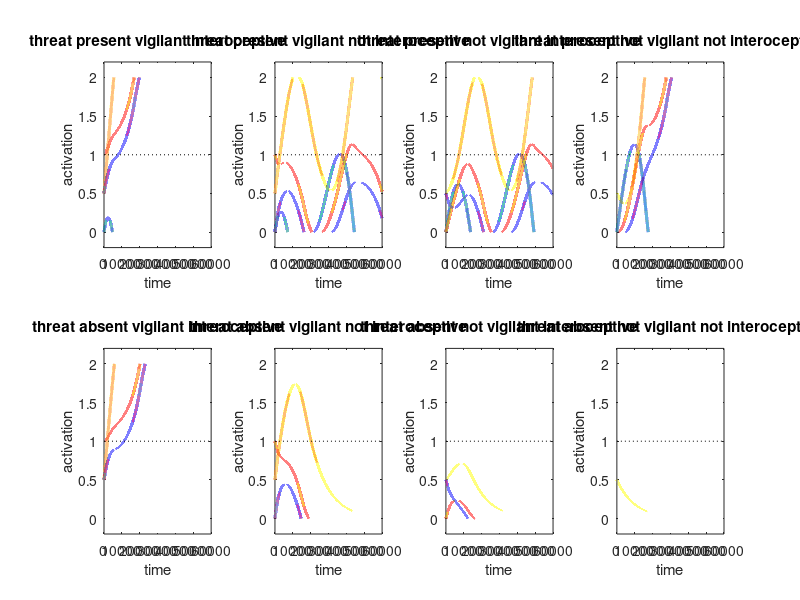

The MATLAB script that drew this image:
function tstats=bada_nn_1999_2(psychstates,graphics)
% conceptual model to show why / how we shut down
% conceptual mechanisms
%   we don't like internal or external pain
%   so we are vigilant for external pain until the internal pain of it becomes too much
%      and we shut down internal pain / experience

if nargin<1, psychstates={'wellregulated'}; end
if nargin<2, graphics=1; end

if ~iscell(psychstates)
  psychstates={psychstates};
end

%comment

global gwmat gstartstate ginstates typetest;

tstats.psychstates=psychstates;
%%%%%%%%%%%%%%%%%%%%%%%%%%%%%%%%%%%%%%%%%%%%%%%%%%%%%%%%
%% initialize the network for healthy and ruminative and BADA people
nodenames={'threat','vigilance','avoidance','interoceptive'};
tstats.nodenames=nodenames;
% over the diagonal is feed forward
% under the diagonal is feed backward
%healthywmat=[ 1        .5        0        0   ;   % external threat
%              0         1       .5        0   ;   % Salience/vigilance/rum
%	          -1       -.5        1        0   ;   % avoidance/control
%              0        .5        0.3      1  ];   % interoception

momentum=.001;
timelimit=60000;
stimtime=60000;
noisemag=0;
%decvec=[0 -.0002 -.0002 0]; % natural decay in absence of stimuli
decvec=[0 0 0 0];
%noisemag=0.0001; % tiny noise completely changes the network - adds threat
                  % where there is none

%%%%%%%%%%%%%%%%%%%%%%%%%%%%%%%%%%%%%%%%%%%%%%%%%%%%%%%%%%%%%%%%
%% states we will model

% where we start - there should be eight combinations of possible scenarios
% because we have three different variables: so 2^3 = 8

startstate=[0  1  0.5  0.5 ; % threat present vigilant int
 	        0  1  0.5  0   ; % threat present vigilant not int
	        0  0  0.5  0.5 ; % threat present not vigilant int
	        0  0  0.5    0 ; % threat present not vigilant not int
            0  1  0.5  0.5 ; % threat absent vigilant int
	        0  1  0.5    0 ; % threat absent vigilant not int
            0  0  0.5  0.5 ; % threat absent not vigilant int
            0  0  0.5    0 ]; % threat absent not vigilant not int

instates=[.1 0 0 0 ; % threat present vigilant int
	      .1 0 0 0 ; % threat present vigilant not int
	      .1 0 0 0 ; % threat present not vigilant int
	      .1 0 0 0 ; % threat present vigilant
           0 0 0 0 ; % threat present not vigilant not int
	       0 0 0 0 ; % threat absent vigilant int
           0 0 0 0 ; % threat absent not vigilant int
           0 0 0 0 ]; % threat absent not vigilant not int

% used to denote what type of stimulus user is presented...
% criticism indicates that they will recieve threat at beginning and
% halfway through recording
type = 'standard';

% where we start
% startstate=[0  0  0.5  0.5 ; % threat absent not vigilant w int
%  	        0  0  0.5  0.5 ; % threat present not vigilant w int
% 	        0  1  0.5  0.5 ; % threat absent vigilant w int
% 	        0  1  0.5    0 ; % threat present vigilant w/o int
%             0  0  0.5    0 ; % threat absent vigilant w/o int
% 	        0  0  0.5    0 ]; % threat present vigilant w/o int

% what comes in
% instates= [0 0 0 0 ; % threat absent not vigilant
% 	      .1 0 0 0 ; % threat present not vigilant
% 	       0 0 0 0 ; % threat absent vigilant
% 	      .1 0 0 0 ; % threat present vigilant
%            0 0 0 0 ; % threat absent vigilant
% 	      .1 0 0 0 ]; % threat present vigilant


instatenames={'threat present vigilant interoceptive','threat present vigilant not interoceptive','threat present not vigilant interoceptive','threat present not vigilant not interoceptive', 'threat absent vigilant interoceptive', 'threat absent vigilant not interoceptive','threat absent not vigilant interoceptive', 'threat absent not vigilant not interoceptive'};
%%%%%%%%%%%%%%%%%%%%%%%%%%%%%%%%%%%%%%%%%%%%%%%%%%%%%%%
wthreatthreat=[1 1];
wthreatvigilance=[1 2];
wthreatavoid=[1 3];
wvigilancethreat=[2 1];
wvigilancevigilance=[2 2];
wvigilanceavoid=[2 3];
wavoidthreat=[3 1];
wavoidvigilance=[3 2];
wavoidavoid=[3 3];
        % TO THESE NETWORKS
wmat=[  .9        .15        0       0   ;   % external threat
   	     0         .9      .25      .25   ;   % vigilance/salience       % FROM THESE NETWORKS
	  -.25       -.04       .9    -.1   ;   % avoidance/control
         0        .25       .15     .9  ];   % interoception

% wmat = [3.70145616563835,0.136906283054430,0.0115174868162189,-0.0294855359910754;
% -0.00988584731411681,-1.71513363284323,5.19167529558525,6.51258811638633;
% -0.0539579351498396,0.430802569672914,-9.33536831616034,1.29183903769569;
% 0.0267840673917464,1.68446897618756,2.38239390778934,-4.37898982259990];

for statenum=1:length(psychstates)
  statetouse=psychstates{statenum};
  switch statetouse
   case 'reactive'
    % clearly that is fairly extreme
    % suppose we want sustained low level vigilance, just enough control
    wmat(1,2)=.6; % increase threat-vigilance
   case 'depressed' % low prefrontal inhibition
    wmat(2,3)=.05; % decrease vigilance->avoidance
   case 'ruminative'
    wmat(2,2)=1; % increase autoconnectivity of vigilance
   case 'avoidant'
    wmat(2,3)=.4;
   case 'noisy' % same as reactive but with noise
    noisemag=.00005;
   case 'lowperceive'
    wmat(1,2)=.015;
   case 'lowvigilant'
    wmat(2,2)=.5;
   case 'overcontrol'
    wmat(2,3)=.4;
   case 'wellregulated'
   case 'useglobals'
    wmat=gwmat; startstate=gstartstate; instates=ginstates; type = typetest;
  end
end

tstats.wmat=wmat;



%%%%%%%%%%%%%%%%%%%%%%%%%%%%%%%%%%%%%%%%%%%%%%%%%%%%%%%%%%
%% Show the network's behavior


% healthy matrix
if graphics, figure(1); clf; end
for instate=1:size(instates,1)
  percept=squeeze(3.*momentum.*instates(instate,:));
  noisevec=noisemag.*(randn(1,length(percept))-.5);
  invec(1,:)=startstate(instate,:);
  for time=2:timelimit
    if time==(stimtime/2) && (strcmp(type,'criticism'))
        criticism = [0.1 0 0 0];
        disp(slimit(decvec+noisevec+percept+(1-momentum).*invec(time-1,:)+(momentum.*((wmat'*invec(time-1,:)'))')))
        disp(slimit(decvec+noisevec+percept+(1-momentum).*invec(time-1,:)+(momentum.*((wmat'*invec(time-1,:)'))') + momentum.*criticism))
        invec(time,:)=slimit(decvec+noisevec+percept+(1-momentum).*invec(time-1,:)+(momentum.*((wmat'*invec(time-1,:)'))') + momentum.*criticism);
    elseif time<stimtime
      invec(time,:)=slimit(decvec+noisevec+percept+(1-momentum).*invec(time-1,:)+(momentum.*((wmat'*invec(time-1,:)'))'));
    else
      invec(time,:)=slimit(decvec+noisevec+(1-momentum).*invec(time-1,:)+(momentum.*((wmat'*invec(time-1,:)'))'));
    end
  end
  if graphics
    subplot(2,4,instate);
    plotinvec(invec,timelimit);
    title(instatenames{instate});
    allinvecs(instate,:,:)=invec;
  end
  % rows of proptime are the different possible states('no threat vigilant
  % interoceptive', etc.). Columns are each network (executive, interoceptive, etc) 
  for nodenum=1:size(invec,2)
    tstats.proptime0(instate,nodenum)=length(find(invec(:,nodenum)==0))./size(invec,1); %proportion of time in 0
    tstats.proptime1(instate,nodenum)=length(find(invec(:,nodenum)>1))./size(invec,1); % proportion of time in 1
    tstats.proptime2(instate,nodenum)=length(find(invec(:,nodenum)==2))./size(invec,1); % proportion of time at 2
    tstats.AUC(instate,nodenum)=sum(invec(:,nodenum))./size(invec,1);
  end
  
end
%legend(nodenames);
tstats.invec=invec;
%%%%%%%%%%%%%%%%%%%%%%%%%%%%%%%%%%%%%%
% implementing hard limit in which there is a high upper threshold on activation in the model
% and a low limit on negative activation (inhibition). This is neurally feasible as it represents 
% neural systems in which there is a low basal firing rate which can decrease somewhat but once a 
% neuron stops firing there is nowhere lower for it to go

function[logval]=slimit(x,thresh,negthresh) 
if nargin<2, thresh=2; end
if nargin<3, negthresh=0; end % was -.75
logval=min(max(x,negthresh),thresh);


%%%%%%%%%%%%%%%%%%%%%%%%%%%%%%%%%%%%%%%
% function that plots out the network
function plotinvec(net,timelimit)
if nargin<2, timelimit=size(net,2); end
h=plot(net);
set(h,'LineWidth',2.14);
xlabel('time');
ylabel('activation');
hold on
plot([0 timelimit],[1 1],'k:');
axis([0 timelimit -.2 2.2]);
